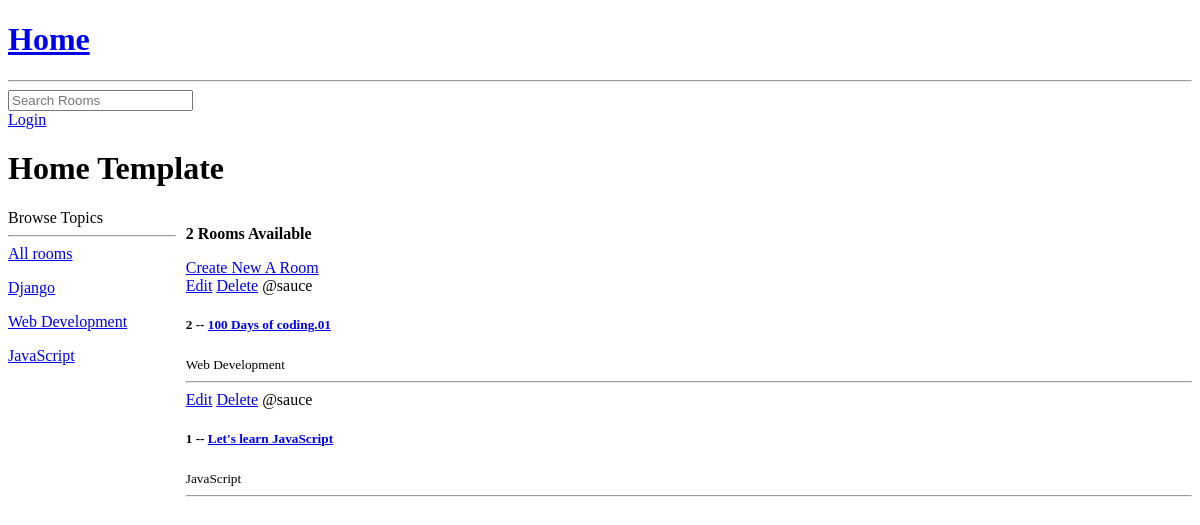
The app's page /, older data.
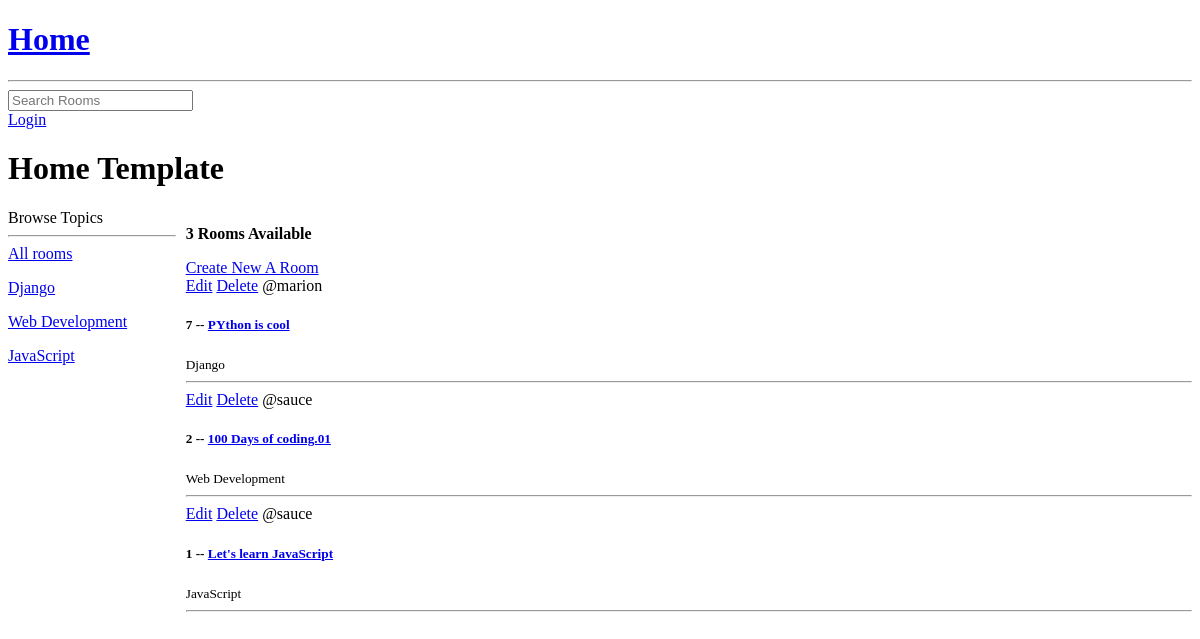
The same page, newer data.
### base/models.py (models this page shows, shortened)
class Topic(models.Model):
  name=models.CharField(max_length=200)
  class Meta:
    verbose_name="Topic"
    verbose_name_plural="Topics"

class Rooms(models.Model):
  host=models.ForeignKey(User,on_delete=models.CASCADE,null=True)
  topic=models.ForeignKey('Topic',on_delete=models.SET_NULL,null=True)
  name=models.CharField(max_length=200)
  description=models.TextField(null=True)
  created=models.DateTimeField(auto_now_add=True)
  updated=models.DateTimeField(auto_now=True)
  class Meta:
    ordering=['-updated','-created']
    verbose_name="Room"
    verbose_name_plural="Rooms"
    db_table="Room Table"

### base/views.py (the view)
# urls.py: path('',views.home, name='home'),
def home(request):
  q=request.GET.get('q') if request.GET.get('q') != None else ''
  rooms=models.Rooms.objects.filter(
    Q(topic__name__icontains=q) |
    Q(name__icontains=q) |
    Q(host__username__icontains=q)
    )
  topics=models.Topic.objects.all()
  room_count=rooms.count()
  context={
    'rooms':rooms,
    'topics':topics,
    'room_count':room_count
           }
  return render(request, 'base/home.html', context)

### base/templates/base/home.html (shortened to what this page needs)
{% extends 'main.html'%}
{% block content %}
<h1>Home Template</h1>
<div>
  <div class="page-container">
    <div class="sidebar">
      Browse Topics
      <hr>
      <a href="{% url 'home' %}">All rooms </a>
      {% for topic in topics %}
        <a href="{% url 'home' %}?q={{topic.name}}"><p>{{topic.name}}</p></a>
      {% endfor %}
    </div>
    <div>
      <p><strong>{{room_count}} Rooms Available</strong> </p>
      <a href="{% url 'createroom' %}">Create New A Room</a>
      {% for room in rooms %}
        <div>
          <a href="{% url 'updateroom' room.id %}">Edit</a>
          <a href="{% url 'deleteroom' room.id%}">Delete</a>
          <span>@{{ room.host.username }}</span>
          <h5>{{room.id}} -- <a href="{% url 'room' room.id %}">{{room.name}}</a></h5>
          <small>{{ room.topic.name }}</small>
          <hr>
        </div>
    {% endfor %}
    </div>
  </div>
</div>
{% endblock %}

### templates/main.html (shortened to what this page needs)
<!DOCTYPE html>
<html lang="en">
<head>
</head>
<body>
  {% include 'navigation.html'%}
  {% block content %}
  {% endblock %}
</body>
</html>

### templates/navigation.html
<a href="/">
  <h1>Home</h1>
</a>
<hr>
<form method="GET" action="">
  <input type="text" name="q" placeholder="Search Rooms">
</form>
{% if request.user.is_authenticated %}
<a href="{% url 'logout' %}">Logout</a>
{% else %}
<a href="{% url 'login' %}">Login</a>
{% endif %}

### base/templates/base/home.html (style rules this page uses)
.page-container { display: grid; grid-template-columns: .5fr 3fr; column-gap: 10px; }

Row changes from the older to the newer data that the page shows:
added Rooms: host.username "marion", id "7", name "PYthon is cool", topic.name "Django"
Text that changed along with them:
{{ room_count }}: "2" → "3"
